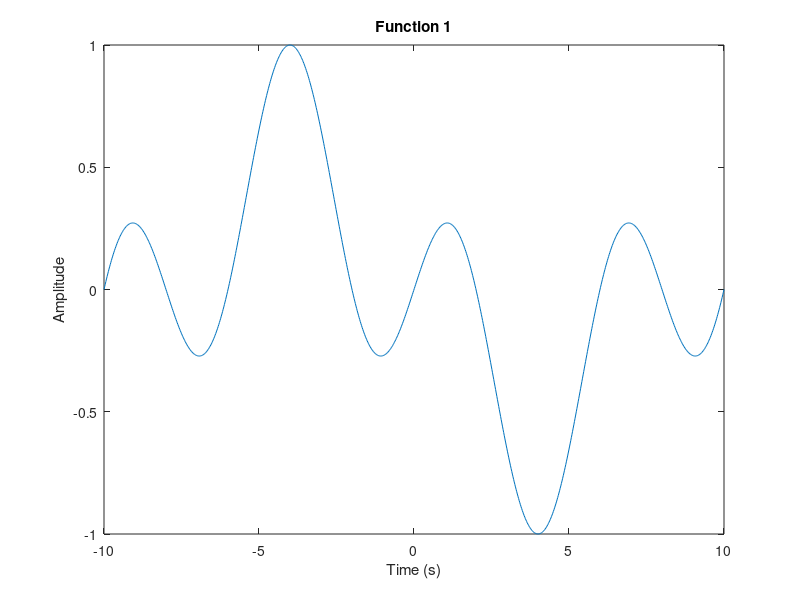

This chart was generated by the following MATLAB code:
t = linspace(-10, 10, 1000); % تعریف محور افقی
f = cos(pi*t/4).*sin(pi*t/8); % تعریف تابع
plot(t, f); % رسم تابع
xlabel('Time (s)'); % نامگذاری محور افقی
ylabel('Amplitude'); % نامگذاری محور عمودی
title('Function 1'); % عنوان نمودار